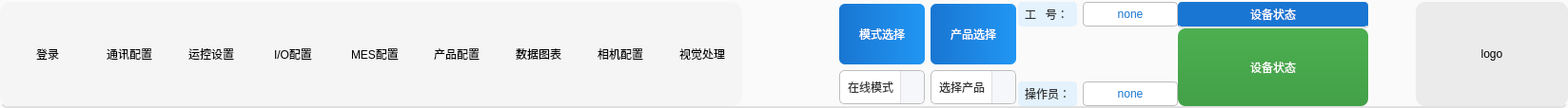
    <widget class="QWidget" name="widget_5" native="true">
     <property name="sizePolicy">
      <sizepolicy hsizetype="Preferred" vsizetype="Fixed">
       <horstretch>0</horstretch>
       <verstretch>0</verstretch>
      </sizepolicy>
     </property>
     <property name="styleSheet">
      <string notr="true">background-color: #FAFAFA;
border-style: none;
border-bottom: 2px solid #E0E0E0;
border-radius: 8px 8px 0px 0px;
</string>
     </property>
     <layout class="QHBoxLayout" name="horizontalLayout_3" stretch="0,0,0,0">
      <property name="spacing">
       <number>0</number>
      </property>
      <property name="leftMargin">
       <number>0</number>
      </property>
      <property name="topMargin">
       <number>2</number>
      </property>
      <property name="rightMargin">
       <number>0</number>
      </property>
      <property name="bottomMargin">
       <number>2</number>
      </property>
      <item>
       <widget class="QWidget" name="tool_frame" native="true">
        <property name="styleSheet">
         <string notr="true">border:none; 
background-color: #F5F5F5;
border-radius: 12px;</string>
        </property>
        <layout class="QHBoxLayout" name="horizontalLayout_7">
         <property name="leftMargin">
          <number>10</number>
         </property>
         <property name="topMargin">
          <number>2</number>
         </property>
         <property name="rightMargin">
          <number>2</number>
         </property>
         <property name="bottomMargin">
          <number>2</number>
         </property>
         <item>
          <widget class="QToolButton" name="login_config_ToolBtn">
           <property name="sizePolicy">
            <sizepolicy hsizetype="Preferred" vsizetype="Preferred">
             <horstretch>0</horstretch>
             <verstretch>0</verstretch>
            </sizepolicy>
           </property>
           <property name="minimumSize">
            <size>
             <width>80</width>
             <height>46</height>
            </size>
           </property>
           <property name="cursor">
            <cursorShape>PointingHandCursor</cursorShape>
           </property>
           <property name="text">
            <string>登录</string>
           </property>
           <property name="icon">
            <iconset>
             <normaloff>:/icons/login.png</normaloff>:/icons/login.png</iconset>
           </property>
           <property name="iconSize">
            <size>
             <width>36</width>
             <height>36</height>
            </size>
           </property>
           <property name="toolButtonStyle">
            <enum>Qt::ToolButtonTextUnderIcon</enum>
           </property>
          </widget>
         </item>
         <item>
          <widget class="QToolButton" name="serialPort_config_toolBtn">
           <property name="sizePolicy">
            <sizepolicy hsizetype="Preferred" vsizetype="Preferred">
             <horstretch>0</horstretch>
             <verstretch>0</verstretch>
            </sizepolicy>
           </property>
           <property name="minimumSize">
            <size>
             <width>80</width>
             <height>46</height>
            </size>
           </property>
           <property name="cursor">
            <cursorShape>PointingHandCursor</cursorShape>
           </property>
           <property name="text">
            <string>通讯配置</string>
           </property>
           <property name="icon">
            <iconset>
             <normaloff>:/icons/serial.png</normaloff>:/icons/serial.png</iconset>
           </property>
           <property name="iconSize">
            <size>
             <width>36</width>
             <height>36</height>
            </size>
           </property>
           <property name="toolButtonStyle">
            <enum>Qt::ToolButtonTextUnderIcon</enum>
           </property>
          </widget>
         </item>
         <item>
          <widget class="QToolButton" name="motion_config_toolBtn">
           <property name="sizePolicy">
            <sizepolicy hsizetype="Preferred" vsizetype="Preferred">
             <horstretch>0</horstretch>
             <verstretch>0</verstretch>
            </sizepolicy>
           </property>
           <property name="minimumSize">
            <size>
             <width>80</width>
             <height>46</height>
            </size>
           </property>
           <property name="cursor">
            <cursorShape>PointingHandCursor</cursorShape>
           </property>
           <property name="text">
            <string>运控设置</string>
           </property>
           <property name="icon">
            <iconset>
             <normaloff>:/icons/motion.png</normaloff>:/icons/motion.png</iconset>
           </property>
           <property name="iconSize">
            <size>
             <width>36</width>
             <height>36</height>
            </size>
           </property>
           <property name="toolButtonStyle">
            <enum>Qt::ToolButtonTextUnderIcon</enum>
           </property>
          </widget>
         </item>
         <item>
          <widget class="QToolButton" name="IO_config_toolBtn">
           <property name="sizePolicy">
            <sizepolicy hsizetype="Preferred" vsizetype="Preferred">
             <horstretch>0</horstretch>
             <verstretch>0</verstretch>
            </sizepolicy>
           </property>
           <property name="minimumSize">
            <size>
             <width>80</width>
             <height>46</height>
            </size>
           </property>
           <property name="cursor">
            <cursorShape>PointingHandCursor</cursorShape>
           </property>
           <property name="text">
            <string>I/O配置</string>
           </property>
           <property name="icon">
            <iconset>
             <normaloff>:/icons/io.png</normaloff>:/icons/io.png</iconset>
           </property>
           <property name="iconSize">
            <size>
             <width>36</width>
             <height>36</height>
            </size>
           </property>
           <property name="toolButtonStyle">
            <enum>Qt::ToolButtonTextUnderIcon</enum>
           </property>
          </widget>
         </item>
         <item>
          <widget class="QToolButton" name="mes_config_toolBtn">
           <property name="sizePolicy">
            <sizepolicy hsizetype="Preferred" vsizetype="Preferred">
             <horstretch>0</horstretch>
             <verstretch>0</verstretch>
            </sizepolicy>
           </property>
           <property name="minimumSize">
            <size>
             <width>80</width>
             <height>46</height>
            </size>
           </property>
           <property name="cursor">
            <cursorShape>PointingHandCursor</cursorShape>
           </property>
           <property name="text">
            <string>MES配置</string>
           </property>
           <property name="icon">
            <iconset>
             <normaloff>:/icons/mes.png</normaloff>:/icons/mes.png</iconset>
           </property>
           <property name="iconSize">
            <size>
             <width>36</width>
             <height>36</height>
            </size>
           </property>
           <property name="toolButtonStyle">
            <enum>Qt::ToolButtonTextUnderIcon</enum>
           </property>
          </widget>
         </item>
         <item>
          <widget class="QToolButton" name="offerings_config_toolBtn">
           <property name="sizePolicy">
            <sizepolicy hsizetype="Preferred" vsizetype="Preferred">
             <horstretch>0</horstretch>
             <verstretch>0</verstretch>
            </sizepolicy>
           </property>
           <property name="minimumSize">
            <size>
             <width>80</width>
             <height>46</height>
            </size>
           </property>
           <property name="cursor">
            <cursorShape>PointingHandCursor</cursorShape>
           </property>
           <property name="text">
            <string>产品配置</string>
           </property>
           <property name="icon">
            <iconset>
             <normaloff>:/icons/product.png</normaloff>:/icons/product.png</iconset>
           </property>
           <property name="iconSize">
            <size>
             <width>36</width>
             <height>36</height>
            </size>
           </property>
           <property name="toolButtonStyle">
            <enum>Qt::ToolButtonTextUnderIcon</enum>
           </property>
          </widget>
         </item>
         <item>
          <widget class="QToolButton" name="data_chart_config_toolBtn">
           <property name="sizePolicy">
            <sizepolicy hsizetype="Preferred" vsizetype="Preferred">
             <horstretch>0</horstretch>
             <verstretch>0</verstretch>
            </sizepolicy>
           </property>
           <property name="minimumSize">
            <size>
             <width>80</width>
             <height>46</height>
            </size>
           </property>
           <property name="cursor">
            <cursorShape>PointingHandCursor</cursorShape>
           </property>
           <property name="text">
            <string>数据图表</string>
           </property>
           <property name="icon">
            <iconset>
             <normaloff>:/icons/chart-bar.png</normaloff>:/icons/chart-bar.png</iconset>
           </property>
           <property name="iconSize">
            <size>
             <width>36</width>
             <height>36</height>
            </size>
           </property>
           <property name="toolButtonStyle">
            <enum>Qt::ToolButtonTextUnderIcon</enum>
           </property>
          </widget>
         </item>
         <item>
          <widget class="QToolButton" name="vision_config_toolBtn">
           <property name="sizePolicy">
            <sizepolicy hsizetype="Preferred" vsizetype="Preferred">
             <horstretch>0</horstretch>
             <verstretch>0</verstretch>
            </sizepolicy>
           </property>
           <property name="minimumSize">
            <size>
             <width>80</width>
             <height>46</height>
            </size>
           </property>
           <property name="cursor">
            <cursorShape>PointingHandCursor</cursorShape>
           </property>
           <property name="text">
            <string>相机配置</string>
           </property>
           <property name="icon">
            <iconset>
             <normaloff>:/icons/cameraSetting.png</normaloff>:/icons/cameraSetting.png</iconset>
           </property>
           <property name="iconSize">
            <size>
             <width>36</width>
             <height>36</height>
            </size>
           </property>
           <property name="toolButtonStyle">
            <enum>Qt::ToolButtonTextUnderIcon</enum>
           </property>
          </widget>
         </item>
         <item>
          <widget class="QToolButton" name="vision_process_toolBtn">
           <property name="sizePolicy">
            <sizepolicy hsizetype="Preferred" vsizetype="Preferred">
             <horstretch>0</horstretch>
             <verstretch>0</verstretch>
            </sizepolicy>
           </property>
           <property name="minimumSize">
            <size>
             <width>80</width>
             <height>46</height>
            </size>
           </property>
           <property name="cursor">
            <cursorShape>PointingHandCursor</cursorShape>
           </property>
           <property name="text">
            <string>视觉处理</string>
           </property>
           <property name="icon">
            <iconset>
             <normaloff>:/icons/visual.png</normaloff>:/icons/visual.png</iconset>
           </property>
           <property name="iconSize">
            <size>
             <width>36</width>
             <height>36</height>
            </size>
           </property>
           <property name="toolButtonStyle">
            <enum>Qt::ToolButtonTextUnderIcon</enum>
           </property>
          </widget>
         </item>
        </layout>
       </widget>
      </item>
      <item>
       <spacer name="horizontalSpacer_2">
        <property name="orientation">
         <enum>Qt::Horizontal</enum>
        </property>
        <property name="sizeHint" stdset="0">
         <size>
          <width>100</width>
          <height>20</height>
         </size>
        </property>
       </spacer>
      </item>
      <item>
       <widget class="QWidget" name="widget_4" native="true">
        <property name="styleSheet">
         <string notr="true">
border:none;</string>
        </property>
        <layout class="QHBoxLayout" name="horizontalLayout">
         <property name="leftMargin">
          <number>2</number>
         </property>
         <property name="topMargin">
          <number>2</number>
         </property>
         <property name="rightMargin">
          <number>2</number>
         </property>
         <property name="bottomMargin">
          <number>2</number>
         </property>
         <item>
          <widget class="QWidget" name="widget" native="true">
           <layout class="QVBoxLayout" name="verticalLayout">
            <property name="leftMargin">
             <number>0</number>
            </property>
            <property name="topMargin">
             <number>0</number>
            </property>
            <property name="rightMargin">
             <number>0</number>
            </property>
            <property name="bottomMargin">
             <number>0</number>
            </property>
            <item>
             <widget class="QLabel" name="label">
              <property name="styleSheet">
               <string notr="true">background: qlineargradient(x1:0, y1:0, x2:1, y2:0, stop:0 #1976D2, stop:1 #2196F3);
color: rgb(255, 255, 255);
border-radius: 6px;
padding: 6px;
font: bold 10pt &quot;Microsoft YaHei&quot;;
border:none;</string>
              </property>
              <property name="text">
               <string>模式选择</string>
              </property>
              <property name="alignment">
               <set>Qt::AlignCenter</set>
              </property>
             </widget>
            </item>
            <item>
             <widget class="QComboBox" name="mode_select_comBox">
              <property name="cursor">
               <cursorShape>PointingHandCursor</cursorShape>
              </property>
              <property name="styleSheet">
               <string notr="true">QComboBox {
    border: 1px solid #BDBDBD;
    border-radius: 5px;
    padding: 5px 5px 5px 8px;
    background-color: white;
    font: 10pt &quot;Microsoft YaHei&quot;;
    min-height: 24px;
    color: #333333;
    icon-size: 18px;
}
QComboBox::drop-down {
    subcontrol-origin: padding;
    subcontrol-position: top right;
    width: 24px;
    border-left-width: 1px;
    border-left-color: #E0E0E0;
    border-left-style: solid;
    border-top-right-radius: 5px;
    border-bottom-right-radius: 5px;
    background-color: #F5F7FA;
}
QComboBox::down-arrow {
    image: url(:/icons/arrow-down.png);
    width: 16px;
    height: 16px;
}
QComboBox:hover {
    border-color: #2196F3;
}
QComboBox:focus {
    border-color: #1976D2;
    border-width: 2px;
}
QComboBox QAbstractItemView {
    border: 1px solid #BDBDBD;
    border-radius: 3px;
    background-color: white;
    selection-background-color: #2196F3;
    selection-color: white;
    outline: none;
    padding: 3px;
}
QComboBox QAbstractItemView::item {
    min-height: 24px;
    padding: 3px;
}</string>
              </property>
              <property name="iconSize">
               <size>
                <width>18</width>
                <height>18</height>
               </size>
              </property>
              <item>
               <property name="text">
                <string>在线模式</string>
               </property>
               <property name="icon">
                <iconset>
                 <normaloff>:/icons/onlineMode.png</normaloff>:/icons/onlineMode.png</iconset>
               </property>
              </item>
              <item>
               <property name="text">
                <string>离线模式</string>
               </property>
               <property name="icon">
                <iconset>
                 <normaloff>:/icons/offlineMode.png</normaloff>:/icons/offlineMode.png</iconset>
               </property>
              </item>
              <item>
               <property name="text">
                <string>自动模式</string>
               </property>
               <property name="icon">
                <iconset>
                 <normaloff>:/icons/autoMode.png</normaloff>:/icons/autoMode.png</iconset>
               </property>
              </item>
              <item>
               <property name="text">
                <string>调式模式</string>
               </property>
               <property name="icon">
                <iconset>
                 <normaloff>:/icons/debugMode.png</normaloff>:/icons/debugMode.png</iconset>
               </property>
              </item>
              <item>
               <property name="text">
                <string>厂家模式</string>
               </property>
               <property name="icon">
                <iconset>
                 <normaloff>:/icons/factoryMode.png</normaloff>:/icons/factoryMode.png</iconset>
               </property>
              </item>
             </widget>
            </item>
           </layout>
          </widget>
         </item>
         <item>
          <widget class="QWidget" name="widget_2" native="true">
           <layout class="QVBoxLayout" name="verticalLayout_2">
            <property name="leftMargin">
             <number>0</number>
            </property>
            <property name="topMargin">
             <number>0</number>
            </property>
            <property name="rightMargin">
             <number>0</number>
            </property>
            <property name="bottomMargin">
             <number>0</number>
            </property>
            <item>
             <widget class="QLabel" name="label_3">
              <property name="styleSheet">
               <string notr="true">background: qlineargradient(x1:0, y1:0, x2:1, y2:0, stop:0 #1976D2, stop:1 #2196F3);
color: rgb(255, 255, 255);
border-radius: 6px;
padding: 6px;
font: bold 10pt &quot;Microsoft YaHei&quot;;
border:none;</string>
              </property>
              <property name="text">
               <string>产品选择</string>
              </property>
              <property name="alignment">
               <set>Qt::AlignCenter</set>
              </property>
             </widget>
            </item>
            <item>
             <widget class="QComboBox" name="offerings_select_comBox">
              <property name="cursor">
               <cursorShape>PointingHandCursor</cursorShape>
              </property>
              <property name="styleSheet">
               <string notr="true">QComboBox {
    border: 1px solid #BDBDBD;
    border-radius: 5px;
    padding: 5px 5px 5px 8px;
    background-color: white;
    font: 10pt &quot;Microsoft YaHei&quot;;
    min-height: 24px;
    color: #333333;
    icon-size: 18px;
}
QComboBox::drop-down {
    subcontrol-origin: padding;
    subcontrol-position: top right;
    width: 24px;
    border-left-width: 1px;
    border-left-color: #E0E0E0;
    border-left-style: solid;
    border-top-right-radius: 5px;
    border-bottom-right-radius: 5px;
    background-color: #F5F7FA;
}
QComboBox::down-arrow {
    image: url(:/icons/arrow-down.png);
    width: 16px;
    height: 16px;
}
QComboBox:hover {
    border-color: #2196F3;
}
QComboBox:focus {
    border-color: #1976D2;
    border-width: 2px;
}
QComboBox QAbstractItemView {
    border: 1px solid #BDBDBD;
    border-radius: 3px;
    background-color: white;
    selection-background-color: #2196F3;
    selection-color: white;
    outline: none;
    padding: 3px;
}
QComboBox QAbstractItemView::item {
    min-height: 24px;
    padding: 3px;
}</string>
              </property>
              <property name="iconSize">
               <size>
                <width>18</width>
                <height>18</height>
               </size>
              </property>
              <item>
               <property name="text">
                <string>选择产品</string>
               </property>
               <property name="icon">
                <iconset>
                 <normaloff>:/icons/product.png</normaloff>:/icons/product.png</iconset>
               </property>
              </item>
             </widget>
            </item>
           </layout>
          </widget>
         </item>
        </layout>
       </widget>
      </item>
      <item>
       <layout class="QHBoxLayout" name="horizontalLayout_6" stretch="0,1,0,0">
        <item>
         <widget class="QWidget" name="widget_6" native="true">
          <property name="styleSheet">
           <string notr="true">
border:none;</string>
          </property>
          <layout class="QVBoxLayout" name="verticalLayout_4">
           <property name="leftMargin">
            <number>0</number>
           </property>
           <property name="topMargin">
            <number>0</number>
           </property>
           <property name="rightMargin">
            <number>0</number>
           </property>
           <property name="bottomMargin">
            <number>0</number>
           </property>
           <item>
            <layout class="QHBoxLayout" name="horizontalLayout_4">
             <item>
              <widget class="QLabel" name="label_4">
               <property name="styleSheet">
                <string notr="true">font: bold 10pt &quot;Microsoft YaHei&quot;;
color: #333333;
background-color: #E3F2FD;
border-radius: 4px;
padding: 4px;</string>
               </property>
               <property name="text">
                <string>工   号：</string>
               </property>
              </widget>
             </item>
             <item>
              <widget class="QLabel" name="job_title_label">
               <property name="minimumSize">
                <size>
                 <width>100</width>
                 <height>0</height>
                </size>
               </property>
               <property name="styleSheet">
                <string notr="true">background-color: white;
border: 1px solid #BDBDBD;
border-radius: 4px;
padding: 2px;
color: #1976D2;
font: bold 10pt &quot;Microsoft YaHei&quot;;</string>
               </property>
               <property name="text">
                <string>none</string>
               </property>
               <property name="alignment">
                <set>Qt::AlignCenter</set>
               </property>
              </widget>
             </item>
            </layout>
           </item>
           <item>
            <spacer name="verticalSpacer">
             <property name="orientation">
              <enum>Qt::Vertical</enum>
             </property>
             <property name="sizeHint" stdset="0">
              <size>
               <width>20</width>
               <height>52</height>
              </size>
             </property>
            </spacer>
           </item>
           <item>
            <layout class="QHBoxLayout" name="horizontalLayout_5">
             <item>
              <widget class="QLabel" name="label_5">
               <property name="styleSheet">
                <string notr="true">font: bold 10pt &quot;Microsoft YaHei&quot;;
color: #333333;
background-color: #E3F2FD;
border-radius: 4px;
padding: 4px;</string>
               </property>
               <property name="text">
                <string>操作员：</string>
               </property>
              </widget>
             </item>
             <item>
              <widget class="QLabel" name="operator_label">
               <property name="minimumSize">
                <size>
                 <width>100</width>
                 <height>0</height>
                </size>
               </property>
               <property name="styleSheet">
                <string notr="true">background-color: white;
border: 1px solid #BDBDBD;
border-radius: 4px;
padding: 2px;
color: #1976D2;
font: bold 10pt &quot;Microsoft YaHei&quot;;</string>
               </property>
               <property name="text">
                <string>none</string>
               </property>
               <property name="alignment">
                <set>Qt::AlignCenter</set>
               </property>
              </widget>
             </item>
            </layout>
           </item>
          </layout>
         </widget>
        </item>
        <item>
         <layout class="QVBoxLayout" name="verticalLayout_5" stretch="0,2">
          <property name="spacing">
           <number>0</number>
          </property>
          <item>
           <widget class="QLabel" name="label_6">
            <property name="minimumSize">
             <size>
              <width>200</width>
              <height>0</height>
             </size>
            </property>
            <property name="styleSheet">
             <string notr="true">background-color: #1976D2;
color: white;
border-radius: 4px;
padding: 4px;
font: bold 10pt &quot;Microsoft YaHei&quot;;</string>
            </property>
            <property name="text">
             <string>设备状态</string>
            </property>
            <property name="alignment">
             <set>Qt::AlignCenter</set>
            </property>
           </widget>
          </item>
          <item>
           <widget class="QLabel" name="device_status_label">
            <property name="minimumSize">
             <size>
              <width>100</width>
              <height>50</height>
             </size>
            </property>
            <property name="styleSheet">
             <string notr="true">background: qlineargradient(x1:0, y1:0, x2:0, y2:1, stop:0 #4CAF50, stop:1 #43A047);
color: white;
border-radius: 8px;
padding: 5px;
font: bold 12pt &quot;Microsoft YaHei&quot;;
border: none;</string>
            </property>
            <property name="text">
             <string>设备状态</string>
            </property>
            <property name="alignment">
             <set>Qt::AlignCenter</set>
            </property>
           </widget>
          </item>
         </layout>
        </item>
        <item>
         <spacer name="horizontalSpacer_3">
          <property name="orientation">
           <enum>Qt::Horizontal</enum>
          </property>
          <property name="sizeHint" stdset="0">
           <size>
            <width>50</width>
            <height>20</height>
           </size>
          </property>
         </spacer>
        </item>
        <item>
         <widget class="QWidget" name="widget_3" native="true">
          <property name="minimumSize">
           <size>
            <width>100</width>
            <height>0</height>
           </size>
          </property>
          <property name="styleSheet">
           <string notr="true">border:none;
background-color: #EBEBEB;
border-radius: 10px;</string>
          </property>
          <layout class="QVBoxLayout" name="verticalLayout_3">
           <property name="leftMargin">
            <number>5</number>
           </property>
           <property name="topMargin">
            <number>5</number>
           </property>
           <property name="rightMargin">
            <number>5</number>
           </property>
           <property name="bottomMargin">
            <number>5</number>
           </property>
           <item>
            <widget class="QLabel" name="logo_icon">
             <property name="minimumSize">
              <size>
               <width>150</width>
               <height>0</height>
              </size>
             </property>
             <property name="cursor">
              <cursorShape>PointingHandCursor</cursorShape>
             </property>
             <property name="styleSheet">
              <string notr="true">border:none;
padding: 5px;</string>
             </property>
             <property name="text">
              <string>logo</string>
             </property>
             <property name="alignment">
              <set>Qt::AlignCenter</set>
             </property>
            </widget>
           </item>
          </layout>
         </widget>
        </item>
       </layout>
      </item>
     </layout>
    </widget>
